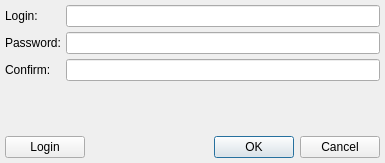
<?xml version="1.0" encoding="UTF-8"?>
<ui version="4.0">
 <class>Registrform</class>
 <widget class="QWidget" name="Registrform">
  <property name="geometry">
   <rect>
    <x>0</x>
    <y>0</y>
    <width>385</width>
    <height>163</height>
   </rect>
  </property>
  <property name="windowTitle">
   <string>Form</string>
  </property>
  <property name="styleSheet">
   <string notr="true"/>
  </property>
  <layout class="QVBoxLayout" name="verticalLayout">
   <property name="spacing">
    <number>5</number>
   </property>
   <property name="leftMargin">
    <number>5</number>
   </property>
   <property name="topMargin">
    <number>5</number>
   </property>
   <property name="rightMargin">
    <number>5</number>
   </property>
   <property name="bottomMargin">
    <number>5</number>
   </property>
   <item>
    <layout class="QFormLayout" name="formLayout">
     <item row="0" column="0">
      <widget class="QLabel" name="label_login">
       <property name="text">
        <string>Login:</string>
       </property>
      </widget>
     </item>
     <item row="0" column="1">
      <widget class="QLineEdit" name="lineEdit_login">
       <property name="styleSheet">
        <string notr="true"/>
       </property>
       <property name="text">
        <string/>
       </property>
      </widget>
     </item>
     <item row="1" column="0">
      <widget class="QLabel" name="label_password">
       <property name="text">
        <string>Password:</string>
       </property>
      </widget>
     </item>
     <item row="1" column="1">
      <widget class="QLineEdit" name="lineEdit_password">
       <property name="echoMode">
        <enum>QLineEdit::EchoMode::Password</enum>
       </property>
      </widget>
     </item>
     <item row="2" column="0">
      <widget class="QLabel" name="label_confirmPass">
       <property name="text">
        <string>Confirm:</string>
       </property>
      </widget>
     </item>
     <item row="2" column="1">
      <widget class="QLineEdit" name="lineEdit_confirmPass">
       <property name="echoMode">
        <enum>QLineEdit::EchoMode::Password</enum>
       </property>
      </widget>
     </item>
    </layout>
   </item>
   <item>
    <spacer name="verticalSpacer">
     <property name="orientation">
      <enum>Qt::Orientation::Vertical</enum>
     </property>
     <property name="sizeHint" stdset="0">
      <size>
       <width>0</width>
       <height>0</height>
      </size>
     </property>
    </spacer>
   </item>
   <item>
    <layout class="QHBoxLayout" name="horizontalLayout">
     <property name="sizeConstraint">
      <enum>QLayout::SizeConstraint::SetDefaultConstraint</enum>
     </property>
     <item>
      <widget class="QPushButton" name="pushButton_goLoginPage">
       <property name="styleSheet">
        <string notr="true"/>
       </property>
       <property name="text">
        <string>Login</string>
       </property>
      </widget>
     </item>
     <item>
      <widget class="QDialogButtonBox" name="buttonBox">
       <property name="standardButtons">
        <set>QDialogButtonBox::StandardButton::Cancel|QDialogButtonBox::StandardButton::Ok</set>
       </property>
      </widget>
     </item>
    </layout>
   </item>
  </layout>
 </widget>
 <resources/>
 <connections/>
</ui>
